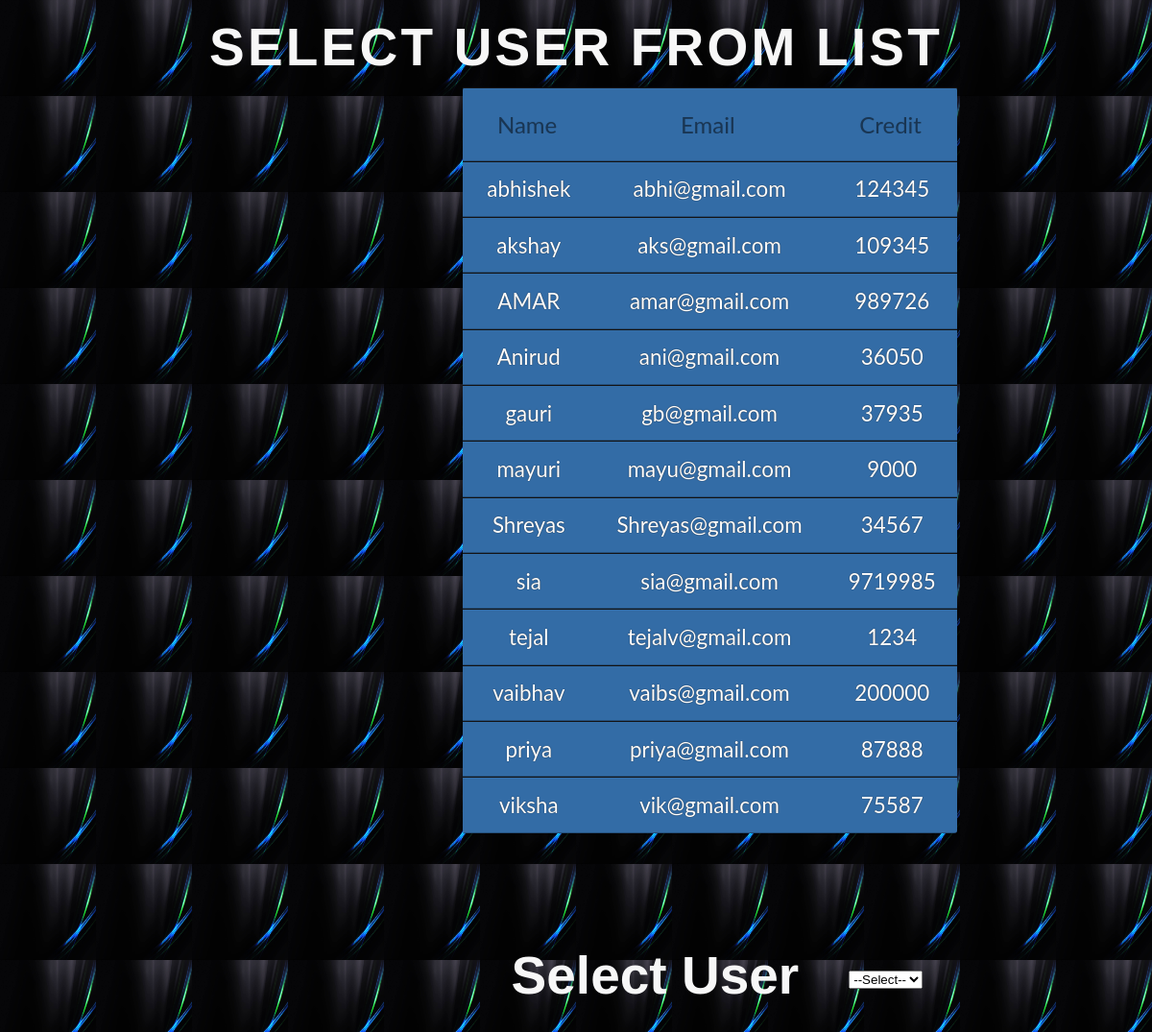
The app's page /selectuser.php with its own data.
### tables this page shows
CREATE TABLE `user` (
  `name` varchar(15) NOT NULL,
  `email` varchar(25) NOT NULL,
  `credit` varchar(10) NOT NULL
);

### selectuser.php (the view, shortened to what this page needs)
<!DOCTYPE html>
<html lang="en">
<head>
       <link rel="stylesheet" href="Assets/css/style.css">
</head>
<body>
<form  action="userdetail.php" method="post">
    <p1> Select User from list</p1>
    <table class="flat-table flat-table-1">
    <?php
$con=mysqli_connect('localhost','root','','company');
$q="select * from user ";
$result=mysqli_query($con,$q);
?>
	<thead>
		<th>Name</th>
		<th>Email</th>
		<th>Credit</th>
	</thead>
	<tbody>
		<tr>
        <?php
     $row=mysqli_fetch_array($result);
           ?>
 <td><?php echo  $row["name"]; ?></td>
  <td><?php echo  $row["email"]; ?></td>
  <td><?php echo  $row["credit"]; ?></td>
		</tr>
		<tr>
        <?php
     $row=mysqli_fetch_array($result);
           ?>
 <td><?php echo  $row["name"]; ?></td>
  <td><?php echo  $row["email"]; ?></td>
  <td><?php echo  $row["credit"]; ?></td>
        </tr>
        <tr>
        <?php
     $row=mysqli_fetch_array($result);
           ?>
 <td><?php echo  $row["name"]; ?></td>
  <td><?php echo  $row["email"]; ?></td>
  <td><?php echo  $row["credit"]; ?></td>
        </tr>
        <tr>
        <?php
     $row=mysqli_fetch_array($result);
           ?>
 <td><?php echo  $row["name"]; ?></td>
  <td><?php echo  $row["email"]; ?></td>
  <td><?php echo  $row["credit"]; ?></td>
        </tr>
        <tr>
        <?php
     $row=mysqli_fetch_array($result);
           ?>
 <td><?php echo  $row["name"]; ?></td>
  <td><?php echo  $row["email"]; ?></td>
  <td><?php echo  $row["credit"]; ?></td>
        </tr>
        <tr>
        <?php
     $row=mysqli_fetch_array($result);
           ?>
 <td><?php echo  $row["name"]; ?></td>
  <td><?php echo  $row["email"]; ?></td>
  <td><?php echo  $row["credit"]; ?></td>
        </tr>
        <tr>
        <?php
     $row=mysqli_fetch_array($result);
           ?>
 <td><?php echo  $row["name"]; ?></td>
  <td><?php echo  $row["email"]; ?></td>
  <td><?php echo  $row["credit"]; ?></td>
        </tr>
        <tr>
        <?php
     $row=mysqli_fetch_array($result);
           ?>
 <td><?php echo  $row["name"]; ?></td>
  <td><?php echo  $row["email"]; ?></td>
  <td><?php echo  $row["credit"]; ?></td>
        </tr>
        <tr>
        <?php
     $row=mysqli_fetch_array($result);
           ?>
 <td><?php echo  $row["name"]; ?></td>
  <td><?php echo  $row["email"]; ?></td>
  <td><?php echo  $row["credit"]; ?></td>
        </tr>
        <tr>
        <?php
     $row=mysqli_fetch_array($result);
           ?>
 <td><?php echo  $row["name"]; ?></td>
  <td><?php echo  $row["email"]; ?></td>
  <td><?php echo  $row["credit"]; ?></td>
        </tr>
        <tr>
        <?php
     $row=mysqli_fetch_array($result);
           ?>
 <td><?php echo  $row["name"]; ?></td>
  <td><?php echo  $row["email"]; ?></td>
  <td><?php echo  $row["credit"]; ?></td>
        </tr>
        <tr>
        <?php
     $row=mysqli_fetch_array($result);
           ?>
 <td><?php echo  $row["name"]; ?></td>
  <td><?php echo  $row["email"]; ?></td>
  <td><?php echo  $row["credit"]; ?></td>
        </tr>
	</tbody>
</table>
    <div class="view">
<table cellspacing=50px style="position: relative; left: 40%;">
  <tr>
      <td> <h2>Select User</h2></td>
<td>
  <select name="name" onchange="this.form.submit()">
      <option>--Select--</option>
        </select>
      </td>
    </tr>
        </table>
</div>
    </form>
</body>
</html>

### Assets/css/style.css (style rules this page uses)
body { text-align: center; font-family: 'Lucida Sans', 'Lucida Sans Regular', 'Lucida Grande', 'Lucida Sans Unicode', Geneva, Verdana, sans-serif ; background-color: #f7f7f7; background-image: url("Assets/images/back.jpg"), url("../../Assets/images/back.jpg"); background-repeat: repeat, no-repeat, no-repeat; background-size: 100px 100px, cover, cover; background-position: top left, center center, bottom center; background-attachment: fixed, fixed, fixed; }
p1 { color: #f7f7f7; font-family: sans-serif; text-align: center; line-height: 1.5; margin: 0 0 1rem 0 ; font-weight:600; font-size: 55px; letter-spacing: 0.2rem; text-transform: uppercase; }
h2 { color: #f7f7f7; font-family: 'Franklin Gothic Medium', 'Arial Narrow', Arial, sans-serif; font-size: 55px; }
.view { margin-top:20px; font-size: 25px; }
.flat-table { margin-bottom: 20px; border-collapse:collapse; font-family: 'Lato', Calibri, Arial, sans-serif; border: none; border-radius: 3px; -webkit-border-radius: 3px; -moz-border-radius: 3px; position: relative; left: 40%; }
.flat-table th, .flat-table td { box-shadow: inset 0 -1px rgba(0,0,0,0.25), inset 0 1px rgb(19, 18, 18); }
.flat-table th { font-weight: normal; -webkit-font-smoothing: antialiased; padding: 1em; color: rgba(0,0,0,0.45); text-shadow: 0 0 1px rgba(0,0,0,0.1); font-size: 1.5em; }
.flat-table td { color: hsl(0, 0%, 100%); padding: 0.7em 1em 0.7em 1.15em; text-shadow: 0 0 1px rgb(24, 24, 24); font-size: 1.4em; }
.flat-table tr { -webkit-transition: background 0.3s, box-shadow 0.3s; -moz-transition: background 0.3s, box-shadow 0.3s; transition: background 0.3s, box-shadow 0.3s; }
.flat-table-1 { background: #336ca6; }

### records on screen
user: name "abhishek", email "abhi@gmail.com", credit "124345"
user: name "akshay", email "aks@gmail.com", credit "109345"
user: name "AMAR", email "amar@gmail.com", credit "989726"
user: name "Anirud", email "ani@gmail.com", credit "36050"
user: name "gauri", email "gb@gmail.com", credit "37935"
user: name "mayuri", email "mayu@gmail.com", credit "9000"
user: name "Shreyas", email "Shreyas@gmail.com", credit "34567"
user: name "sia", email "sia@gmail.com", credit "9719985"
user: name "tejal", email "tejalv@gmail.com", credit "1234"
user: name "vaibhav", email "vaibs@gmail.com", credit "200000"
user: name "priya", email "priya@gmail.com", credit "87888"
user: name "viksha", email "vik@gmail.com", credit "75587"
